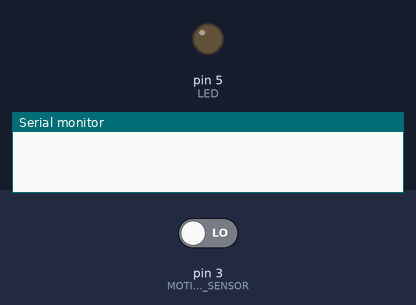
The sketch below on a simulated Arduino Uno, built with avr-gcc and run on an emulated ATmega328P. On the bench: output pins drawn as LEDs (lit = HIGH), the last lines printed to the serial monitor. Inputs (shaded band) come from the test bench; at power-on: pin 3 (MOTION_SENSOR) LOW.

Above: at 1.8 s.
1.9 s: pin 3 (MOTION_SENSOR) driven HIGH
At 3.1 s:
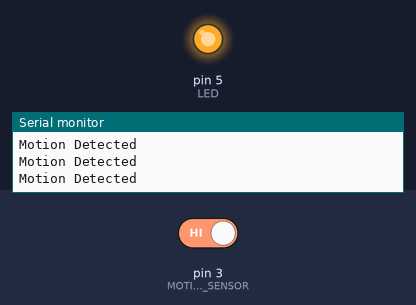
3.5 s: pin 3 (MOTION_SENSOR) driven LOW
At 4.2 s:
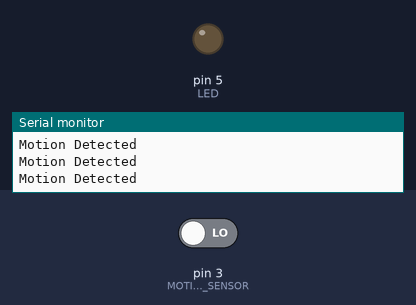
Timing chart, 0 to 6.5 s (numbered marks = the images above; inputs shaded):
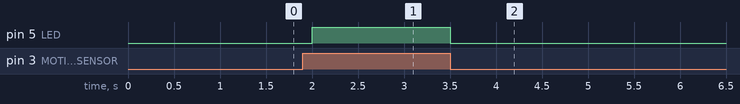

The sketch:

Chapter_8_sketch_challenge.ino
```cpp
#define MOTION_SENSOR 3
#define LED 5

void setup() {
  pinMode(MOTION_SENSOR, INPUT);
  pinMode(LED, OUTPUT);

  digitalWrite(LED, LOW);
  Serial.begin(9600);
}

void loop() {
  int sensorValue = digitalRead(MOTION_SENSOR);
  if (sensorValue == HIGH) {
    Serial.println("Motion Detected");
  }

  digitalWrite(LED, sensorValue);
  delay(500);
}
```

Measured:
- after the input at 1.9 s, pin 5 (LED): LOW → HIGH after 0.10 s
- after the input at 3.5 s, pin 5 (LED): HIGH → LOW at once
